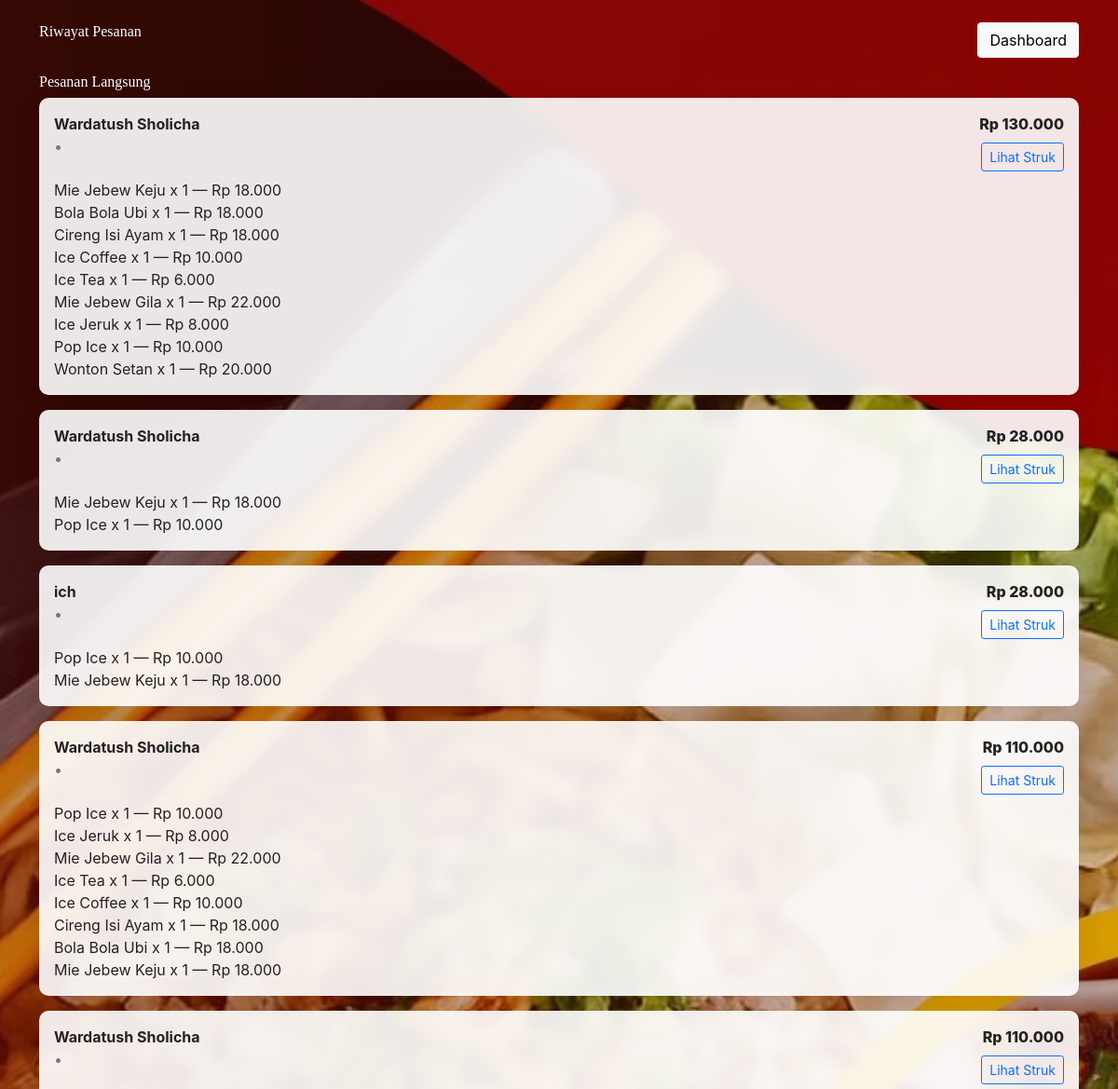
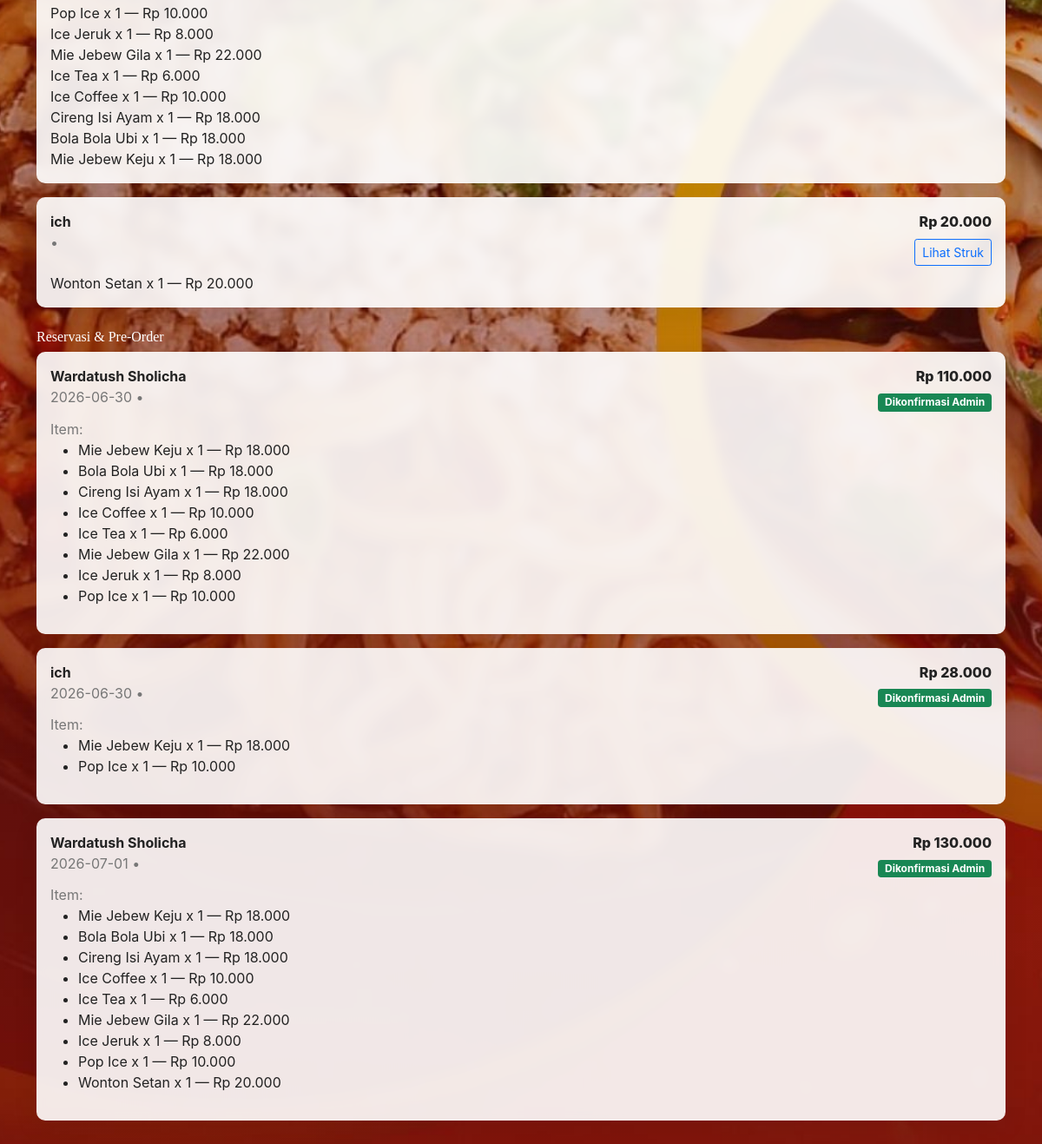
The page /app/riwayat.php (signed in) on the database its author committed (2 pictures, top to bottom).
### tables this page shows
CREATE TABLE `pesanan` (
  `id_pesanan` int NOT NULL,
  `id_user` int DEFAULT NULL,
  `nama_pemesan` varchar(100) DEFAULT NULL,
  `metode_bayar` enum('Tunai','QRIS') DEFAULT NULL,
  `total_harga` decimal(12,2) DEFAULT NULL,
  `status` enum('Diterima','Dimasak','Ditunggu','Selesai') DEFAULT 'Diterima',
  `tanggal` timestamp NULL DEFAULT CURRENT_TIMESTAMP,
  `lokasi` enum('makan disini','bawa pulang') DEFAULT NULL
);

CREATE TABLE `detail_pesanan` (
  `id_detail` int NOT NULL,
  `id_pesanan` int DEFAULT NULL,
  `id_produk` int DEFAULT NULL,
  `qty` int DEFAULT NULL,
  `harga` int DEFAULT NULL,
  `catatan` text
);

CREATE TABLE `kelola_produk` (
  `id_produk` int NOT NULL,
  `nama_produk` varchar(255) NOT NULL,
  `harga` varchar(50) NOT NULL,
  `gambar` varchar(255) DEFAULT NULL,
  `stok` int DEFAULT '0'
);

CREATE TABLE `proses_reservasi` (
  `id_reservasi` int NOT NULL,
  `id_user` int DEFAULT NULL,
  `nama` varchar(255) DEFAULT NULL,
  `email` varchar(255) DEFAULT NULL,
  `wa` varchar(32) DEFAULT NULL,
  `tgl` date DEFAULT NULL,
  `item` varchar(255) DEFAULT NULL,
  `total` varchar(50) DEFAULT NULL,
  `catatan` varchar(255) DEFAULT NULL,
  `status` enum('Menunggu','Dikonfirmasi') DEFAULT 'Menunggu'
);

### app/riwayat.php (the view, shortened to what this page needs)
<?php
require_once __DIR__ . '/../config/koneksi.php';
$receipts = [];
$reservations = [];
$userEmail = $_SESSION['email'];
$id_user = isset($_SESSION['id_user']) ? (int) $_SESSION['id_user'] : 0;
$sqlR = "SELECT * FROM pesanan WHERE id_user=$id_user AND (metode_bayar IS NULL OR metode_bayar != 'Reservasi') ORDER BY id_pesanan DESC";
$resR = mysqli_query($koneksi, $sqlR);
if ($resR) {
  while ($row = mysqli_fetch_assoc($resR)) {
    $row['item'] = [];
    $idPes = (int) ($row['id_pesanan'] ?? $row['id_order'] ?? 0);
    if ($idPes) {
      $qIt = mysqli_query($koneksi, "SELECT dp.qty, dp.harga, dp.catatan, kp.nama_produk FROM detail_pesanan dp LEFT JOIN kelola_produk kp ON dp.id_produk = kp.id_produk WHERE dp.id_pesanan = $idPes");
      if ($qIt) {
        while ($it = mysqli_fetch_assoc($qIt)) {
          $row['item'][] = [
            'name' => $it['nama_produk'] ?? 'Item',
            'qty' => (int) $it['qty'],
            'price' => (float) $it['harga'],
            'note' => $it['catatan'] ?? ''
          ];
        }
      }
    }
    if (empty($row['total']) && !empty($row['total_harga'])) {
      $row['total'] = $row['total_harga'];
    }
    $receipts[] = $row;
  }
}
$userEmailEsc = mysqli_real_escape_string($koneksi, $userEmail);
$sqlRes = "SELECT * FROM proses_reservasi WHERE (id_user = $id_user) OR (email = '$userEmailEsc') ORDER BY id_reservasi DESC";
$resQ = mysqli_query($koneksi, $sqlRes);
if ($resQ) {
  while ($r = mysqli_fetch_assoc($resQ)) {
    $r['item'] = [];
    $idRes = (int) $r['id_reservasi'];
    $qItems = mysqli_query($koneksi, "SELECT dr.qty, dr.harga, dr.catatan, kp.nama_produk FROM detail_reservasi dr LEFT JOIN kelola_produk kp ON dr.id_produk = kp.id_produk WHERE dr.id_reservasi = $idRes");
    if ($qItems) {
      while ($it = mysqli_fetch_assoc($qItems)) {
        $r['item'][] = [
          'name' => $it['nama_produk'] ?? 'Item',
          'qty' => (int) $it['qty'],
          'price' => (float) $it['harga'],
          'note' => $it['catatan'] ?? ''
        ];
      }
    }
    if (isset($r['nama']) && !isset($r['name'])) $r['name'] = $r['nama'];
    if (isset($r['tgl']) && !isset($r['date'])) $r['date'] = $r['tgl'];
    if (isset($r['catatan']) && !isset($r['notes'])) $r['notes'] = $r['catatan'];
    $reservations[] = $r;
  }
}
?>
<!doctype html>
<html lang="id">
<head>
  <link rel="stylesheet" href="../assets/lib/css/bootstrap.min.css">
  <link rel="stylesheet" href="../assets/css/style.css">
</head>
<body>
  <div class="container py-4">
    <div class="d-flex justify-content-between align-item-center mb-3">
      <h3>Riwayat Pesanan</h3>
      <a href="dashboard.php" class="btn btn-light">Dashboard</a>
    </div>
    <h5>Pesanan Langsung</h5>
    <?php if (empty($receipts)): ?>
      <div class="alert alert-secondary">Belum ada pesanan langsung.</div>
    <?php else: ?>
      <?php foreach ($receipts as $idx => $r): ?>
        <div class="card mb-3 p-3">
          <div class="d-flex justify-content-between">
            <div>
              <div style="font-weight:700"><?php echo htmlspecialchars($r['nama_pemesan'] ?? ' - '); ?></div>
              <div class="muted-small"><?php echo htmlspecialchars($r['date'] ?? ''); ?> • <?php echo htmlspecialchars($r['method'] ?? ''); ?></div>
            </div>
            <div style="text-align:right">
              <div style="font-weight:800">Rp <?php echo number_format($r['total'] ?? 0,0,',','.'); ?></div>
              <a href="struk.php" class="btn btn-sm btn-outline-primary mt-2">Lihat Struk</a>
            </div>
          </div>
          <div class="mt-2">
            <?php if (!empty($r['item'])): ?>
              <ul class="list-unstyled mb-0">
                <?php foreach ($r['item'] as $it): ?>
                  <li><?php echo htmlspecialchars($it['name']); ?> x <?php echo $it['qty']; ?> — Rp <?php echo number_format($it['price']*$it['qty'],0,',','.'); ?></li>
                <?php endforeach; ?>
              </ul>
            <?php endif; ?>
          </div>
        </div>
      <?php endforeach; ?>
    <?php endif; ?>
    <h5 class="mt-4">Reservasi & Pre-Order</h5>
    <?php if (empty($reservations)): ?>
      <div class="alert alert-secondary">Belum ada reservasi.</div>
    <?php else: ?>
      <?php foreach (array_reverse($reservations) as $res): ?>
        <div class="card mb-3 p-3">
          <div class="d-flex justify-content-between">
            <div>
              <?php
                $res_name = htmlspecialchars((string) ($res['name'] ?? $res['nama'] ?? '-'));
                $res_date = htmlspecialchars((string) ($res['date'] ?? $res['tgl'] ?? ''));
                $res_time = htmlspecialchars((string) ($res['time'] ?? ''));
                $res_place = htmlspecialchars((string) ($res['place'] ?? ''));
              ?>
              <div style="font-weight:700"><?php echo $res_name; ?></div>
              <div class="muted-small"><?php echo trim($res_date . ' ' . $res_time); ?> • <?php echo $res_place; ?></div>
            </div>
            <div style="text-align:right">
              <div style="font-weight:800">Rp <?php echo number_format($res['total'],0,',','.'); ?></div>
              <div class="mt-1">
                  <?php if (($res['status'] ?? '') === 'Dikonfirmasi'): ?>
                      <span class="badge bg-success">Dikonfirmasi Admin</span>
                  <?php else: ?>
                      <span class="badge bg-warning text-dark">Menunggu Konfirmasi</span>
                  <?php endif; ?>
              </div>
            </div>
          </div>
          <div class="mt-2">
            <div class="muted-small">Item:</div>
            <ul>
            <?php foreach ($res['item'] as $it): ?>
              <li><?php echo htmlspecialchars($it['name']); ?> x <?php echo $it['qty']; ?> — Rp <?php echo number_format($it['price']*$it['qty'],0,',','.'); ?></li>
            <?php endforeach; ?>
            </ul>
          </div>
        </div>
      <?php endforeach; ?>
    <?php endif; ?>
  </div>
</body>
</html>

### assets/css/style.css (style rules this page uses)
:root { --accent: #ff3b30; --primary: #017ffd; --card-bg: rgba(255,255,255,0.9); }
body { font-family: Inter, system-ui, -apple-system, 'Segoe UI', Roboto, Arial; line-height: 1.5; color: #111; background-color: #f5f5f5; background-image: linear-gradient(rgba(0,0,0,0.06), rgba(0,0,0,0.06)), url('../img/backgraund.jpg'); background-position: center; background-size: cover; background-repeat: no-repeat; background-attachment: fixed; -webkit-font-smoothing: antialiased; -moz-osx-font-smoothing: grayscale; }
h3 { color: #ffffff; font-size: 1rem; text-align: center; font-family: 'Times New Roman', Times, serif; }
h5 { color: #ffffff; font-size: 1rem; text-align: left; font-family: 'Times New Roman', Times, serif; }
.card { border: none; border-radius: 12px; overflow: hidden; background: var(--card-bg); box-shadow: 0 8px 30px rgba(0,0,0,0.08); backdrop-filter: blur(6px); }
.container, .card, .table-responsive { color: #222; }

### app/riwayat.php (style rules this page uses)
.card { border-radius:10px }
.muted-small { color:#777 }

### rows shown on the page
pesanan: nama_pemesan "Wardatush Sholicha", total_harga "130.000"
detail_pesanan: id_produk.nama_produk "Mie Jebew Keju", qty "1", $it['price']*$it['qty'] "18.000"
detail_pesanan: id_produk.nama_produk "Bola Bola Ubi", qty "1", $it['price']*$it['qty'] "18.000"
detail_pesanan: id_produk.nama_produk "Cireng Isi Ayam", qty "1", $it['price']*$it['qty'] "18.000"
detail_pesanan: id_produk.nama_produk "Ice Coffee", qty "1", $it['price']*$it['qty'] "10.000"
detail_pesanan: id_produk.nama_produk "Ice Tea", qty "1", $it['price']*$it['qty'] "6.000"
detail_pesanan: id_produk.nama_produk "Mie Jebew Gila", qty "1", $it['price']*$it['qty'] "22.000"
detail_pesanan: id_produk.nama_produk "Ice Jeruk", qty "1", $it['price']*$it['qty'] "8.000"
detail_pesanan: id_produk.nama_produk "Pop Ice", qty "1", $it['price']*$it['qty'] "10.000"
detail_pesanan: id_produk.nama_produk "Wonton Setan", qty "1", $it['price']*$it['qty'] "20.000"
pesanan: nama_pemesan "Wardatush Sholicha", total_harga "28.000"
pesanan: nama_pemesan "ich", total_harga "28.000"
pesanan: nama_pemesan "Wardatush Sholicha", total_harga "110.000"
pesanan: nama_pemesan "Wardatush Sholicha", total_harga "110.000"
pesanan: nama_pemesan "ich", total_harga "20.000"
proses_reservasi: nama "Wardatush Sholicha", tgl "2026-06-30", total "110.000", status "Dikonfirmasi Admin"
proses_reservasi: nama "ich", tgl "2026-06-30", total "28.000", status "Dikonfirmasi Admin"
proses_reservasi: nama "Wardatush Sholicha", tgl "2026-07-01", total "130.000", status "Dikonfirmasi Admin"
